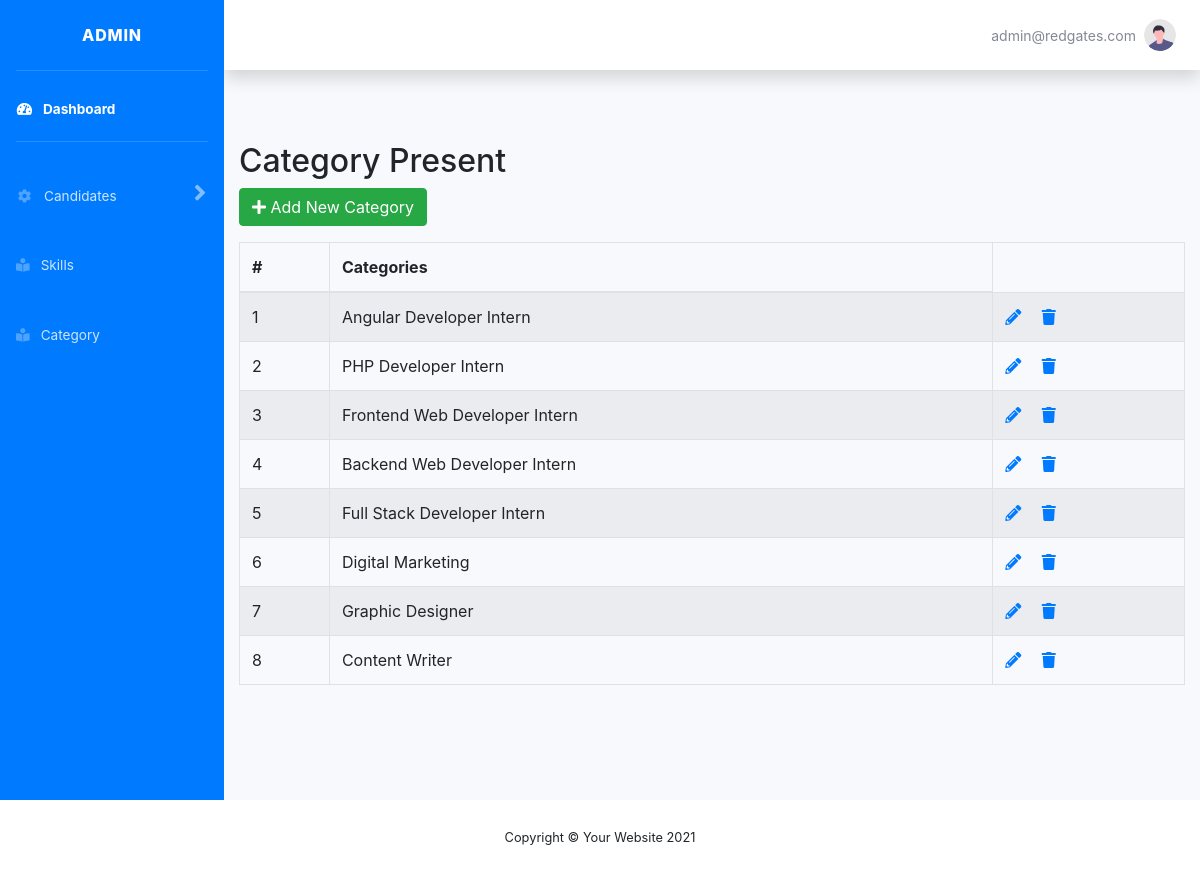
The app's page /admin/categories.php (signed in) with its own data.
### tables this page shows
CREATE TABLE `category` (
  `id` int(11) NOT NULL,
  `Cat_Disc` text NOT NULL
);

### admin/categories.php (the view, shortened to what this page needs)
<?php
include('config.php');
?>
<!DOCTYPE html>
<html lang="en">
<head>
    <?php include('head.php')?>
</head>
<body id="page-top">
<div id="wrapper">
    <?php include('./sidebar.php')?>
    <div id="content-wrapper" class="d-flex flex-column">
        <div id="content">
            <?php include('nav.php')?>
            <div class="container-fluid">
                <div class="row">
                    <div class="col-md-12">
                        <div class="mt-5 mb-3 clearfix">
                            <h2 class="pull-left">Category Present</h2>
                            <a href="cat_create.php" class="btn btn-success pull-right"><i class="fa fa-plus"></i> Add New Category</a>
                        </div>
                        <?php
                        $sql = "SELECT * FROM category";
                        $i=1;
                        if($result = mysqli_query($con, $sql)){
                            if(mysqli_num_rows($result) > 0){
                                ?>
                                <table class="table table-bordered table-striped">
                                    <thead>
                                    <tr>
                                        <th>#</th>
                                        <th>Categories</th>
                                    </tr>
                                    </thead>
                                    <tbody>
                                    <?php while($row = mysqli_fetch_array($result)){?>
                                    <tr>
                                        <td><?php echo $i++?> </td>
                                        <td><?php echo $row['Cat_Disc'] ?> </td>
                                        <td>
                                            <a href="cat_update.php?id=<?php echo $row['ID'] ?>" class="mr-3" title="Update Record" data-toggle="tooltip"><span class="fa fa-pencil-alt"></span></a>
                                            <a href="cat_delete.php?id=<?php echo $row['ID'] ?>" title="Delete Record" data-toggle="tooltip"><span class="fa fa-trash"></span></a>
                                        </td>
                                    </tr>
                                    <?php
                                    }
                                    ?>
                                </tbody>
                                </table>
                                <?php
                            } else{
                                echo '<div class="alert alert-danger"><em>No records were found.</em></div>';
                            }
                        } else{
                            echo "Oops! Something went wrong. Please try again later.";
                        }
                        ?>
                    </div>
                </div>
            </div>
        </div>
    </div>
</div>
<?php include('footer.php')?>
</body>
</html>

### records on screen
category: Cat_Disc "Angular Developer Intern"
category: Cat_Disc "PHP Developer Intern"
category: Cat_Disc "Frontend Web Developer Intern"
category: Cat_Disc "Backend Web Developer Intern"
category: Cat_Disc "Full Stack Developer Intern"
category: Cat_Disc "Digital Marketing"
category: Cat_Disc "Graphic Designer"
category: Cat_Disc "Content Writer"

### other values on screen
$_SESSION['email'] "admin@redgates.com"
